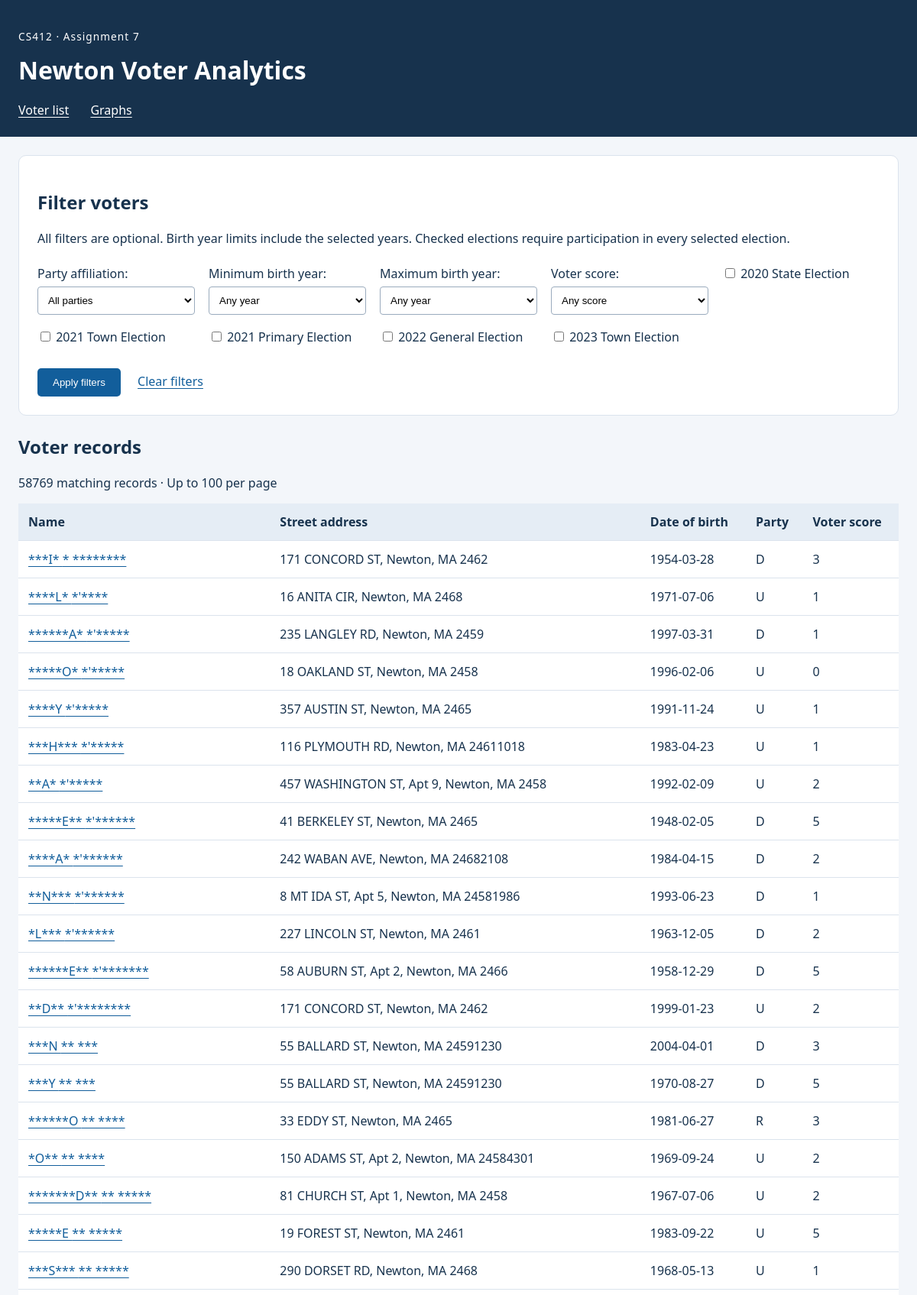
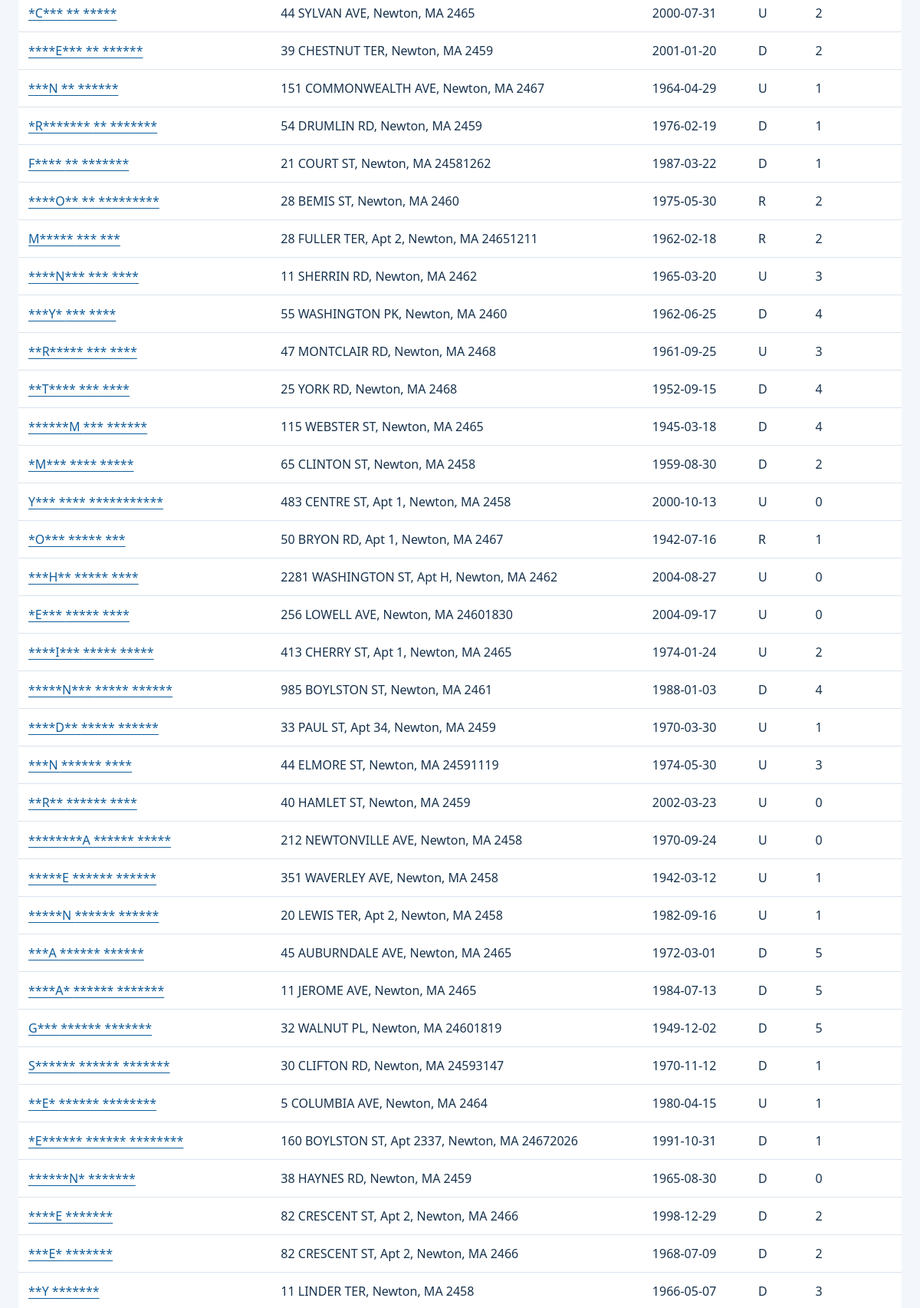
Screenshot of /voter_analytics/ (upper part) with the database file from the repository (2 pictures, top to bottom).
### voter_analytics/models.py (models this page shows, shortened)
class Voter(models.Model):
    voter_id = models.CharField(max_length=30, unique=True)
    last_name = models.CharField(max_length=100)
    first_name = models.CharField(max_length=100)
    street_number = models.CharField(max_length=20)
    street_name = models.CharField(max_length=150)
    apartment_number = models.CharField(max_length=30, blank=True)
    zip_code = models.CharField(max_length=10)
    date_of_birth = models.DateField(db_index=True)
    date_of_registration = models.DateField(null=True, blank=True)
    registration_date_original = models.CharField(max_length=30, blank=True)
    party_affiliation = models.CharField(max_length=2, db_index=True)
    precinct_number = models.CharField(max_length=10)
    v20state = models.BooleanField(default=False)
    v21town = models.BooleanField(default=False)
    v21primary = models.BooleanField(default=False)
    v22general = models.BooleanField(default=False)
    v23town = models.BooleanField(default=False)
    voter_score = models.PositiveSmallIntegerField(validators=[MaxValueValidator(5)], db_index=True)
    class Meta:
        ordering = ['last_name', 'first_name', 'pk']
    def get_absolute_url(self):
        return reverse('voter_analytics:voter', kwargs={'pk': self.pk})
    def get_address(self):
        street = f'{self.street_number} {self.street_name}'
        if self.apartment_number:
            street += f', Apt {self.apartment_number}'
        return f'{street}, Newton, MA {self.zip_code}'

### voter_analytics/views.py (the view)
# urls.py: path('', VotersListView.as_view(), name='voters'),
class VotersListView(VoterFilterMixin, ListView):
    model = Voter
    template_name = 'voter_analytics/voters.html'
    context_object_name = 'voters'
    paginate_by = 100

### voter_analytics/forms.py (called while the page is built)
def filter_voters(queryset, form):
    if not form.is_valid():
        return queryset.none()
    data = form.cleaned_data
    if data['party']:
        queryset = queryset.filter(party_affiliation=data['party'])
    if data['min_year'] is not None:
        queryset = queryset.filter(date_of_birth__year__gte=data['min_year'])
    if data['max_year'] is not None:
        queryset = queryset.filter(date_of_birth__year__lte=data['max_year'])
    if data['voter_score'] is not None:
        queryset = queryset.filter(voter_score=data['voter_score'])
    for field, _ in ELECTIONS:
        if data[field]:
            queryset = queryset.filter(**{field: True})
    return queryset

    def clean(self):
        data = super().clean()
        minimum, maximum = data.get('min_year'), data.get('max_year')
        if minimum is not None and maximum is not None and minimum > maximum:
            raise forms.ValidationError('Minimum birth year cannot exceed maximum birth year.')
        return data

### voter_analytics/views.py (called while the page is built)
    def get_queryset(self):
        self.filter_form = VoterFilterForm(self.request.GET)
        return filter_voters(Voter.objects.all(), self.filter_form)

    def get_context_data(self, **kwargs):
        context = super().get_context_data(**kwargs)
        parameters = self.request.GET.copy()
        parameters.pop('page', None)
        context['filter_query'] = parameters.urlencode()
        context['filter_form'] = self.filter_form
        return context

### voter_analytics/templates/voter_analytics/voters.html (shortened to what this page needs)
{% extends 'voter_analytics/base.html' %}
{% block content %}
{% include 'voter_analytics/filter_form.html' %}
<h2>Voter records</h2>
<p>{{ paginator.count }} matching record{{ paginator.count|pluralize }} · Up to 100 per page</p>
<div class="table-scroll">
<table>
    <thead><tr><th>Name</th><th>Street address</th><th>Date of birth</th><th>Party</th><th>Voter score</th></tr></thead>
    <tbody>
    {% for voter in voters %}
    <tr>
        <td><a href="{{ voter.get_absolute_url }}">{{ voter.first_name }} {{ voter.last_name }}</a></td>
        <td>{{ voter.get_address }}</td>
        <td>{{ voter.date_of_birth|date:'Y-m-d' }}</td>
        <td>{{ voter.party_affiliation|default:'Unspecified' }}</td>
        <td>{{ voter.voter_score }}</td>
    </tr>
    {% empty %}<tr><td colspan="5">No voters match these filters.</td></tr>{% endfor %}
    </tbody>
</table>
</div>
{% endblock %}

### static/voter_analytics/style.css (style rules this page uses)
:root { font-family: system-ui, sans-serif; color: #17324d; background: #f3f6fa; }
body { margin: 0; }
a { color: #125e9b; text-underline-offset: 3px; }
.field label { display: block; margin-bottom: 6px; }
select { width: 100%; padding: 9px; border: 1px solid #9aabbd; border-radius: 4px; background: white; }
.table-scroll { overflow-x: auto; background: white; }
table { border-collapse: collapse; width: 100%; text-align: left; }
th, td { padding: 13px; border-bottom: 1px solid #dbe3ed; }
th { background: #e5edf5; }

### rows the page displays
Voter: first_name "*****E", last_name "** *****", get_address "19 FOREST ST, Newton, MA 2461", date_of_birth "1983-09-22", party_affiliation "U", voter_score "5"
Voter: first_name "*****N***", last_name "***** ******", get_address "985 BOYLSTON ST, Newton, MA 2461", date_of_birth "1988-01-03", party_affiliation "D", voter_score "4"
Voter: first_name "**E*", last_name "****** ********", get_address "5 COLUMBIA AVE, Newton, MA 2464", date_of_birth "1980-04-15", party_affiliation "U", voter_score "1"

### other values shown
{{ field.label_tag }} "Party affiliation:" "Minimum birth year:" "Maximum birth year:" "Voter score:"
{{ field.label }} "2020 State Election" "2021 Town Election" "2021 Primary Election" "2022 General Election" "2023 Town Election"
{{ paginator.count }} "58769"
